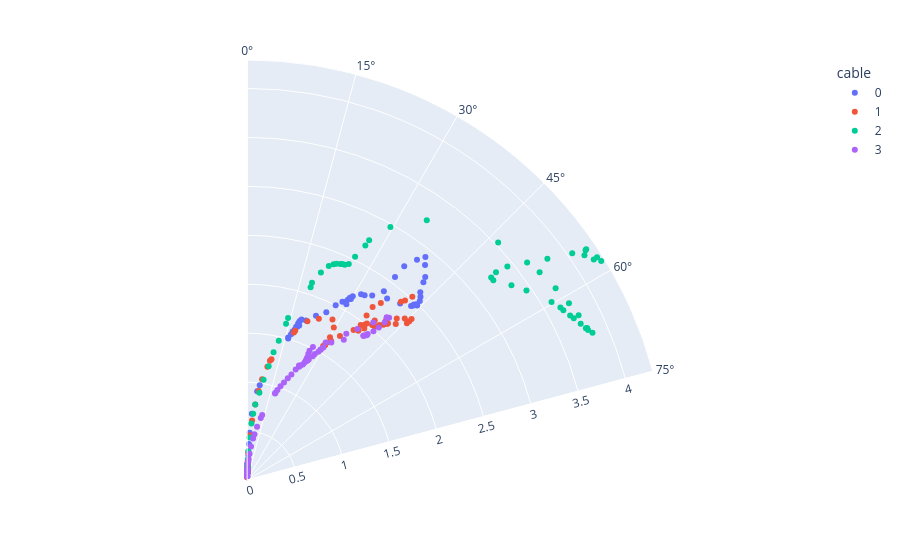

Notebook code cell kept with this figure:
### Code cell
px.scatter_polar(
    train_df, r="avg_radius", theta="avg_angle_deg", color="cable", range_theta=[15, 90]
)
